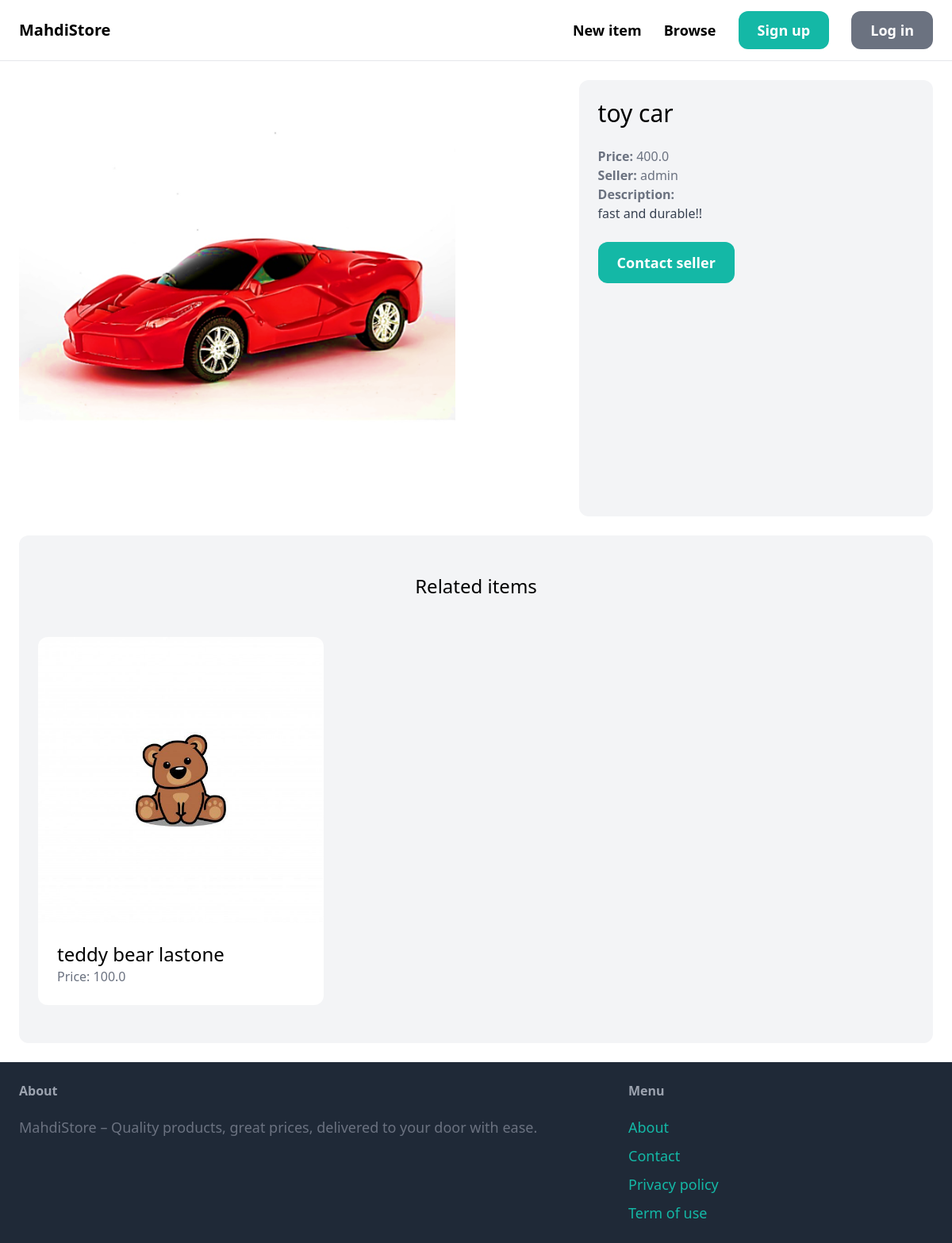
The page /items/3/ on the database as committed earlier.
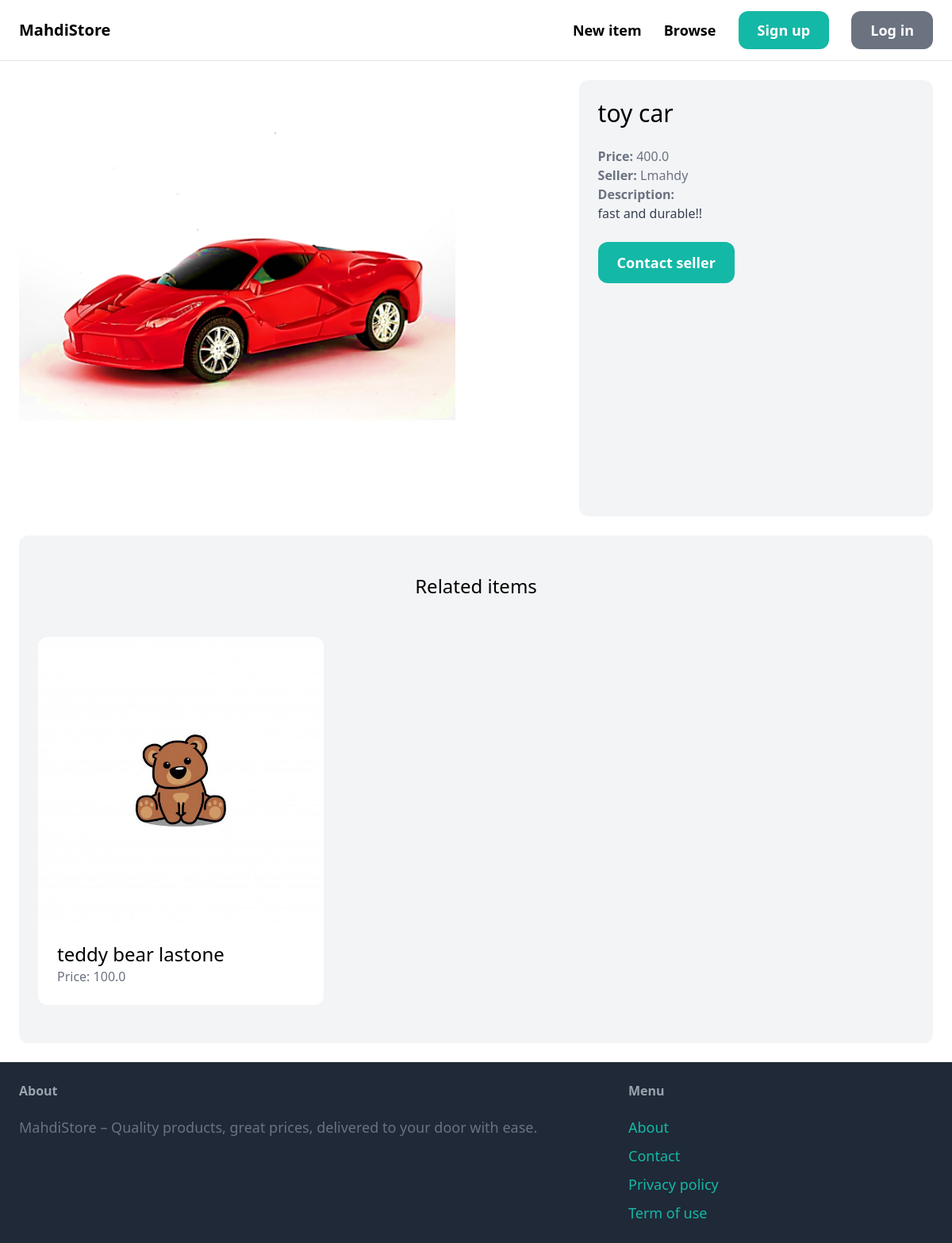
The same page on the database as committed later.
### item/models.py (models this page shows, shortened)
class Item(models.Model):
    category = models.ForeignKey(Category, related_name='items', on_delete=models.CASCADE)
    name = models.CharField(max_length=255)
    description = models.TextField(blank=True, null=True)
    price = models.FloatField()
    image = models.ImageField(upload_to='item_images', blank=True, null=True)
    is_sold = models.BooleanField(default=False)
    created_by = models.ForeignKey(User, related_name='items', on_delete=models.CASCADE)
    created_at = models.DateTimeField(auto_now_add=True)

### item/views.py (the view)
# urls.py: path('<int:pk>/', views.detail, name='detail'),
def detail(request, pk):
    item = get_object_or_404(Item, pk=pk)
    related_items = Item.objects.filter(category=item.category, is_sold=False).exclude(pk=pk)[0:3]#0:3] means we want to show 3 items from the list of related items that we have filtered
    return render(request, 'item/detail.html', {
        'item': item,
        'related_items': related_items
    })

### item/templates/item/detail.html (shortened to what this page needs)
{% extends 'core/base.html' %}
{% block content %}
<div class="grid grid-cols-5 gap-6">
    <div class="col-span-3">
        <img src="{{ item.image.url }}" class="rounded-xl">
    </div>
    <div class="col-span-2 p-6 bg-gray-100 rounded-xl">
        <h1 class="mb-6 text-3xl">{{ item.name }}</h1>
        <p class="text-gray-500"><strong>Price: </strong>{{ item.price }}</p>
        <p class="text-gray-500"><strong>Seller: </strong>{{ item.created_by.username }}</p>
        {% if item.description %}
        <p class="text-gray-700">
            <strong class="text-gray-500">Description:</strong><br>
            {{ item.description }}
        </p>
    {% endif %}
    {% if request.user == item.created_by %}
    <div class="mt-6 p-6 bg-white rounded-xl">
        <p>This is your item!</p>
        <a href="{% url 'item:edit' item.id %}" class="inline-block mt-6 px-6 py-3 text-lg font-semibold bg-teal-500 text-white rounded-xl">Edit</a>
        <a href="{% url 'item:delete' item.id %}" class="inline-block mt-6 px-6 py-3 text-lg font-semibold bg-red-500 text-white rounded-xl">Delete</a>
    </div>
{% else %}
    <a href="{% url 'conversation:new' item.id %}" class="inline-block mt-6 px-6 py-3 text-lg font-semibold bg-teal-500 text-white rounded-xl hover:bg-teal-700">Contact seller</a>
{% endif %}
        </div>
</div>
<div class="mt-6 px-6 py-12 bg-gray-100 rounded-xl">
    <h2 class="mb-12 text-2xl text-center">Related items</h2>
    <div class="grid grid-cols-3 gap-3">
        {% for item in related_items %}
            <div>
                <a href="{% url 'item:detail' item.id %}">
                    <div>
                        <img src="{{ item.image.url }}" class="rounded-t-xl">
                    </div>
                    <div class="p-6 bg-white rounded-b-xl">
                        <h2 class="text-2xl">{{ item.name }}</h2>
                        <p class="text-gray-500">Price: {{ item.price }}</p>
                    </div>
                </a>
            </div>
        {% endfor %}
    </div>
</div>
{% endblock %}

Rows that differ between the two databases and show on the page:
changed Item "toy car": created_by.username "admin" → "Lmahdy"
